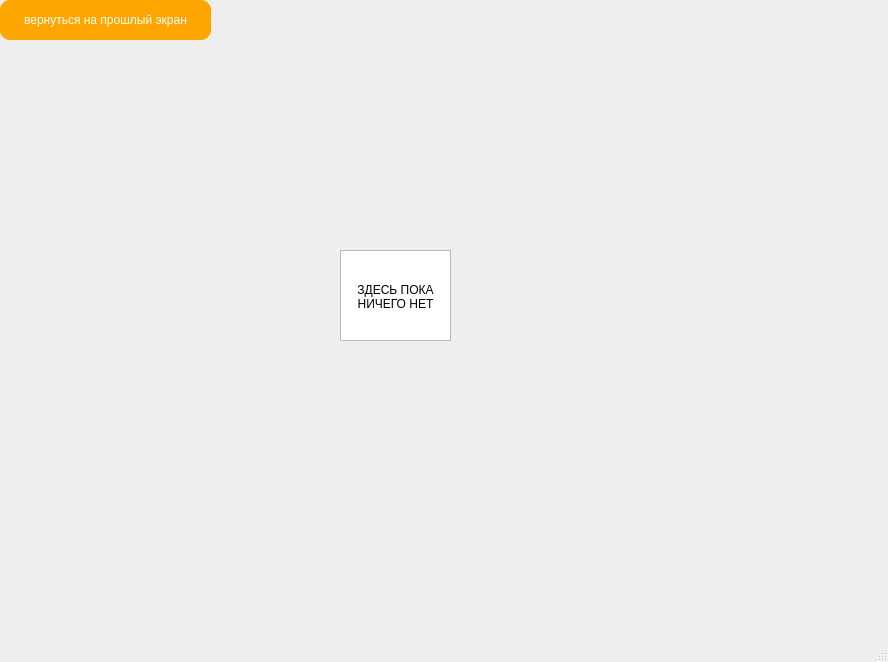
<?xml version="1.0" encoding="UTF-8"?>
<ui version="4.0">
 <class>HorseRacingGame</class>
 <widget class="QMainWindow" name="HorseRacingGame">
  <property name="geometry">
   <rect>
    <x>0</x>
    <y>0</y>
    <width>888</width>
    <height>662</height>
   </rect>
  </property>
  <property name="windowTitle">
   <string>MainWindow</string>
  </property>
  <property name="styleSheet">
   <string notr="true">QMainWindow
{

	
	background-image: url(:/source/resource/racinghorse.jpg);

}</string>
  </property>
  <widget class="QWidget" name="centralwidget">
   <widget class="QTextEdit" name="textEdit">
    <property name="geometry">
     <rect>
      <x>340</x>
      <y>250</y>
      <width>111</width>
      <height>91</height>
     </rect>
    </property>
    <property name="html">
     <string>&lt;!DOCTYPE HTML PUBLIC &quot;-//W3C//DTD HTML 4.0//EN&quot; &quot;http://www.w3.org/TR/REC-html40/strict.dtd&quot;&gt;
&lt;html&gt;&lt;head&gt;&lt;meta name=&quot;qrichtext&quot; content=&quot;1&quot; /&gt;&lt;meta charset=&quot;utf-8&quot; /&gt;&lt;style type=&quot;text/css&quot;&gt;
p, li { white-space: pre-wrap; }
hr { height: 1px; border-width: 0; }
li.unchecked::marker { content: &quot;\2610&quot;; }
li.checked::marker { content: &quot;\2612&quot;; }
&lt;/style&gt;&lt;/head&gt;&lt;body style=&quot; font-family:'Segoe UI'; font-size:9pt; font-weight:400; font-style:normal;&quot;&gt;
&lt;p style=&quot;-qt-paragraph-type:empty; margin-top:0px; margin-bottom:0px; margin-left:0px; margin-right:0px; -qt-block-indent:0; text-indent:0px;&quot;&gt;&lt;br /&gt;&lt;/p&gt;
&lt;p align=&quot;center&quot; style=&quot; margin-top:0px; margin-bottom:0px; margin-left:0px; margin-right:0px; -qt-block-indent:0; text-indent:0px;&quot;&gt;	ЗДЕСЬ ПОКА НИЧЕГО НЕТ&lt;/p&gt;
&lt;p style=&quot;-qt-paragraph-type:empty; margin-top:0px; margin-bottom:0px; margin-left:0px; margin-right:0px; -qt-block-indent:0; text-indent:0px;&quot;&gt;&lt;br /&gt;&lt;/p&gt;&lt;/body&gt;&lt;/html&gt;</string>
    </property>
   </widget>
   <widget class="QPushButton" name="pushButton">
    <property name="geometry">
     <rect>
      <x>0</x>
      <y>0</y>
      <width>211</width>
      <height>40</height>
     </rect>
    </property>
    <property name="styleSheet">
     <string notr="true">QPushButton
{
border:none;
color:white;
background-color:orange;
font: 600 10.5pt &quot;Liberation Serif&quot;;
position: absolute;
border-radius: 10px;
}
QPushButton:Hover
{
    background-color:rgb(255,145,0);
	border-radius: 10px;
}
QPushButton:pressed
{
	background-color:rgb(0,12,0);
	color:rgb(0,255,0);
	border-radius: 10px;
	
}</string>
    </property>
    <property name="text">
     <string>вернуться на прошлый экран</string>
    </property>
   </widget>
  </widget>
  <widget class="QMenuBar" name="menubar">
   <property name="geometry">
    <rect>
     <x>0</x>
     <y>0</y>
     <width>888</width>
     <height>21</height>
    </rect>
   </property>
  </widget>
  <widget class="QStatusBar" name="statusbar"/>
 </widget>
 <resources/>
 <connections/>
</ui>
